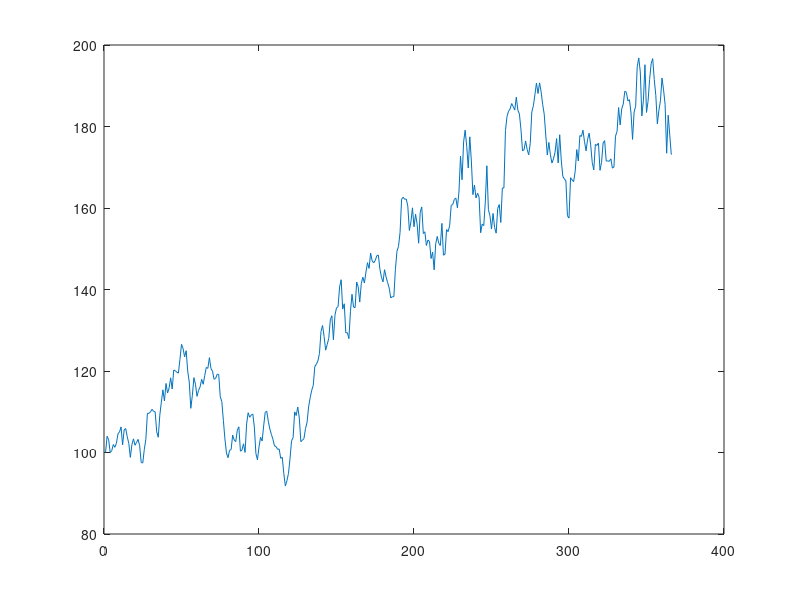

Here is the MATLAB script that generated this plot:
s(1) = 100;
mu = 0.1;
sigma = 0.5;
T = 1;
N = 365
dt = T/N;

for j=1:1
    
    for i = 1:N
      dX = randn*sqrt(dt);
%       s(i+1) = s(i)*(1 +mu*dt + sigma*dX); % muler
      s(i+1) = s(i)*exp((mu - 0.5*sigma*sigma)*dt + sigma*dX);   %Ito's    
    end
    
plot(s)
hold on;
end
